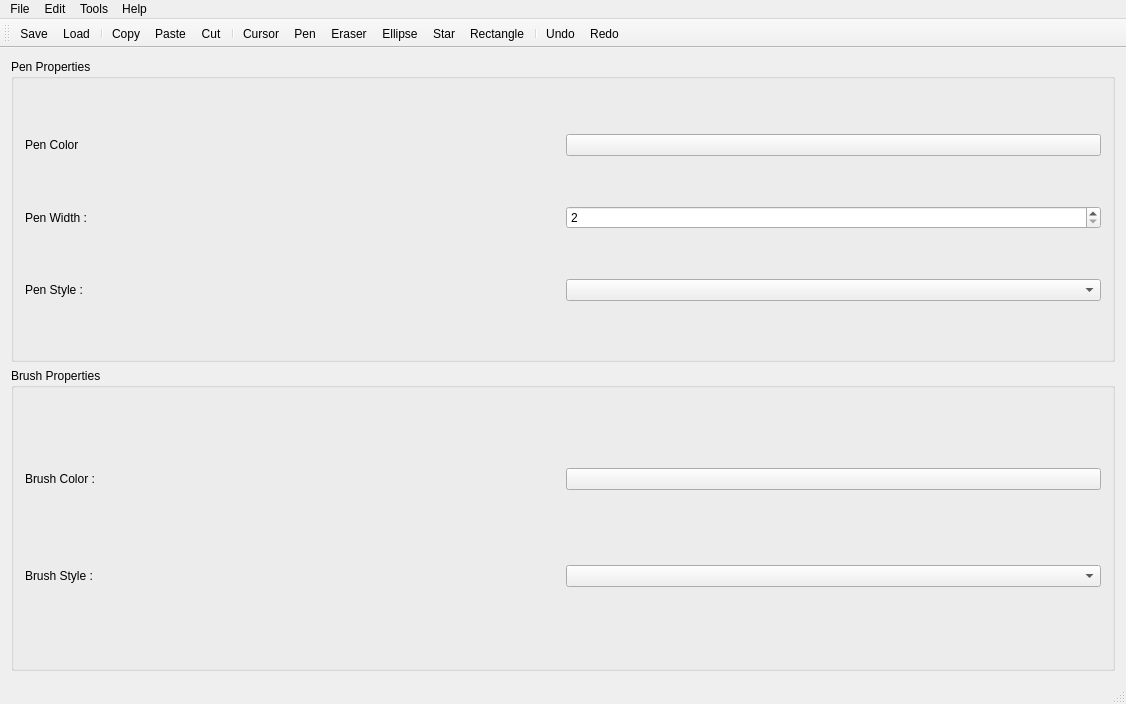
<?xml version="1.0" encoding="UTF-8"?>
<ui version="4.0">
 <class>MainWindow</class>
 <widget class="QMainWindow" name="MainWindow">
  <property name="geometry">
   <rect>
    <x>0</x>
    <y>0</y>
    <width>1126</width>
    <height>704</height>
   </rect>
  </property>
  <property name="windowTitle">
   <string>MainWindow</string>
  </property>
  <widget class="QWidget" name="centralWidget">
   <layout class="QHBoxLayout" name="horizontalLayout_6">
    <item>
     <layout class="QVBoxLayout" name="listLayout">
      <item>
       <widget class="QGroupBox" name="groupBox">
        <property name="title">
         <string>Pen Properties</string>
        </property>
        <layout class="QVBoxLayout" name="verticalLayout">
         <item>
          <layout class="QHBoxLayout" name="horizontalLayout_3">
           <item>
            <widget class="QLabel" name="label">
             <property name="text">
              <string>Pen Color</string>
             </property>
            </widget>
           </item>
           <item>
            <widget class="QPushButton" name="penColorButton">
             <property name="text">
              <string/>
             </property>
            </widget>
           </item>
          </layout>
         </item>
         <item>
          <layout class="QVBoxLayout" name="colorPickerLayout"/>
         </item>
         <item>
          <layout class="QHBoxLayout" name="horizontalLayout_2">
           <item>
            <widget class="QLabel" name="label_2">
             <property name="text">
              <string>Pen Width : </string>
             </property>
            </widget>
           </item>
           <item>
            <widget class="QSpinBox" name="penWidthSpinbox">
             <property name="minimum">
              <number>2</number>
             </property>
             <property name="maximum">
              <number>12</number>
             </property>
            </widget>
           </item>
          </layout>
         </item>
         <item>
          <layout class="QHBoxLayout" name="horizontalLayout">
           <item>
            <widget class="QLabel" name="label_3">
             <property name="text">
              <string>Pen Style : </string>
             </property>
            </widget>
           </item>
           <item>
            <widget class="QComboBox" name="penStyleCombobox"/>
           </item>
          </layout>
         </item>
        </layout>
       </widget>
      </item>
      <item>
       <widget class="QGroupBox" name="groupBox_2">
        <property name="title">
         <string>Brush Properties</string>
        </property>
        <layout class="QVBoxLayout" name="verticalLayout_2">
         <item>
          <layout class="QHBoxLayout" name="horizontalLayout_4">
           <item>
            <widget class="QLabel" name="label_4">
             <property name="text">
              <string>Brush Color : </string>
             </property>
            </widget>
           </item>
           <item>
            <widget class="DragButton" name="brushColorButton">
             <property name="text">
              <string/>
             </property>
            </widget>
           </item>
          </layout>
         </item>
         <item>
          <layout class="QHBoxLayout" name="horizontalLayout_5">
           <item>
            <widget class="QLabel" name="label_5">
             <property name="text">
              <string>Brush Style : </string>
             </property>
            </widget>
           </item>
           <item>
            <widget class="QComboBox" name="brushStyleComboBox"/>
           </item>
          </layout>
         </item>
        </layout>
       </widget>
      </item>
     </layout>
    </item>
    <item>
     <layout class="QVBoxLayout" name="viewLayout"/>
    </item>
   </layout>
  </widget>
  <widget class="QMenuBar" name="menuBar">
   <property name="geometry">
    <rect>
     <x>0</x>
     <y>0</y>
     <width>1126</width>
     <height>26</height>
    </rect>
   </property>
   <widget class="QMenu" name="menuFile">
    <property name="title">
     <string>File</string>
    </property>
    <addaction name="actionAdd_Image"/>
    <addaction name="actionQuit"/>
    <addaction name="actionSave"/>
    <addaction name="actionLoad"/>
   </widget>
   <widget class="QMenu" name="menuEdit">
    <property name="title">
     <string>Edit</string>
    </property>
    <addaction name="actionCopy"/>
    <addaction name="actionCut"/>
    <addaction name="actionPaste"/>
    <addaction name="separator"/>
    <addaction name="actionUndo"/>
    <addaction name="actionRedo"/>
   </widget>
   <widget class="QMenu" name="menuTools">
    <property name="title">
     <string>Tools</string>
    </property>
    <addaction name="actionCursor"/>
    <addaction name="actionPen"/>
    <addaction name="actionEraser"/>
    <addaction name="actionEllipse"/>
    <addaction name="actionRectangle"/>
    <addaction name="actionStar"/>
   </widget>
   <widget class="QMenu" name="menuHelp">
    <property name="title">
     <string>Help</string>
    </property>
    <addaction name="actionAbout"/>
   </widget>
   <addaction name="menuFile"/>
   <addaction name="menuEdit"/>
   <addaction name="menuTools"/>
   <addaction name="menuHelp"/>
  </widget>
  <widget class="QToolBar" name="mainToolBar">
   <attribute name="toolBarArea">
    <enum>TopToolBarArea</enum>
   </attribute>
   <attribute name="toolBarBreak">
    <bool>false</bool>
   </attribute>
   <addaction name="actionSave"/>
   <addaction name="actionLoad"/>
   <addaction name="separator"/>
   <addaction name="actionCopy"/>
   <addaction name="actionPaste"/>
   <addaction name="actionCut"/>
   <addaction name="separator"/>
   <addaction name="actionCursor"/>
   <addaction name="actionPen"/>
   <addaction name="actionEraser"/>
   <addaction name="actionEllipse"/>
   <addaction name="actionStar"/>
   <addaction name="actionRectangle"/>
   <addaction name="separator"/>
   <addaction name="actionUndo"/>
   <addaction name="actionRedo"/>
  </widget>
  <widget class="QStatusBar" name="statusBar"/>
  <action name="actionAdd_Image">
   <property name="icon">
    <iconset resource="resource.qrc">
     <normaloff>:/images/open.png</normaloff>:/images/open.png</iconset>
   </property>
   <property name="text">
    <string>Add Image</string>
   </property>
  </action>
  <action name="actionQuit">
   <property name="icon">
    <iconset resource="resource.qrc">
     <normaloff>:/images/close.png</normaloff>:/images/close.png</iconset>
   </property>
   <property name="text">
    <string>Quit</string>
   </property>
  </action>
  <action name="actionPen">
   <property name="icon">
    <iconset resource="resource.qrc">
     <normaloff>:/images/pen.png</normaloff>:/images/pen.png</iconset>
   </property>
   <property name="text">
    <string>Pen</string>
   </property>
  </action>
  <action name="actionEraser">
   <property name="icon">
    <iconset resource="resource.qrc">
     <normaloff>:/images/eraser.png</normaloff>:/images/eraser.png</iconset>
   </property>
   <property name="text">
    <string>Eraser</string>
   </property>
  </action>
  <action name="actionEllipse">
   <property name="icon">
    <iconset resource="resource.qrc">
     <normaloff>:/images/ellipse.png</normaloff>:/images/ellipse.png</iconset>
   </property>
   <property name="text">
    <string>Ellipse</string>
   </property>
  </action>
  <action name="actionRectangle">
   <property name="icon">
    <iconset resource="resource.qrc">
     <normaloff>:/images/rectangle.png</normaloff>:/images/rectangle.png</iconset>
   </property>
   <property name="text">
    <string>Rectangle</string>
   </property>
  </action>
  <action name="actionStar">
   <property name="icon">
    <iconset resource="resource.qrc">
     <normaloff>:/images/star.png</normaloff>:/images/star.png</iconset>
   </property>
   <property name="text">
    <string>Star</string>
   </property>
  </action>
  <action name="actionAbout">
   <property name="icon">
    <iconset resource="resource.qrc">
     <normaloff>:/images/about.png</normaloff>:/images/about.png</iconset>
   </property>
   <property name="text">
    <string>About</string>
   </property>
  </action>
  <action name="actionCursor">
   <property name="icon">
    <iconset resource="resource.qrc">
     <normaloff>:/images/cursor.png</normaloff>:/images/cursor.png</iconset>
   </property>
   <property name="text">
    <string>Cursor</string>
   </property>
  </action>
  <action name="actionSave">
   <property name="icon">
    <iconset resource="resource.qrc">
     <normaloff>:/images/save.png</normaloff>:/images/save.png</iconset>
   </property>
   <property name="text">
    <string>Save</string>
   </property>
  </action>
  <action name="actionLoad">
   <property name="icon">
    <iconset resource="resource.qrc">
     <normaloff>:/images/open.png</normaloff>:/images/open.png</iconset>
   </property>
   <property name="text">
    <string>Load</string>
   </property>
  </action>
  <action name="actionCopy">
   <property name="icon">
    <iconset resource="resource.qrc">
     <normaloff>:/images/copyIcon.png</normaloff>:/images/copyIcon.png</iconset>
   </property>
   <property name="text">
    <string>Copy</string>
   </property>
  </action>
  <action name="actionCut">
   <property name="icon">
    <iconset resource="resource.qrc">
     <normaloff>:/images/cutIcon.png</normaloff>:/images/cutIcon.png</iconset>
   </property>
   <property name="text">
    <string>Cut</string>
   </property>
  </action>
  <action name="actionPaste">
   <property name="icon">
    <iconset resource="resource.qrc">
     <normaloff>:/images/pasteIcon.png</normaloff>:/images/pasteIcon.png</iconset>
   </property>
   <property name="text">
    <string>Paste</string>
   </property>
  </action>
  <action name="actionUndo">
   <property name="icon">
    <iconset resource="resource.qrc">
     <normaloff>:/images/undoIcon.png</normaloff>:/images/undoIcon.png</iconset>
   </property>
   <property name="text">
    <string>Undo</string>
   </property>
  </action>
  <action name="actionRedo">
   <property name="icon">
    <iconset resource="resource.qrc">
     <normaloff>:/images/redoIcon.png</normaloff>:/images/redoIcon.png</iconset>
   </property>
   <property name="text">
    <string>Redo</string>
   </property>
  </action>
 </widget>
 <layoutdefault spacing="6" margin="11"/>
 <customwidgets>
  <customwidget>
   <class>DragButton</class>
   <extends>QPushButton</extends>
   <header location="global">dragbutton.h</header>
  </customwidget>
 </customwidgets>
 <resources>
  <include location="resource.qrc"/>
 </resources>
 <connections/>
</ui>
